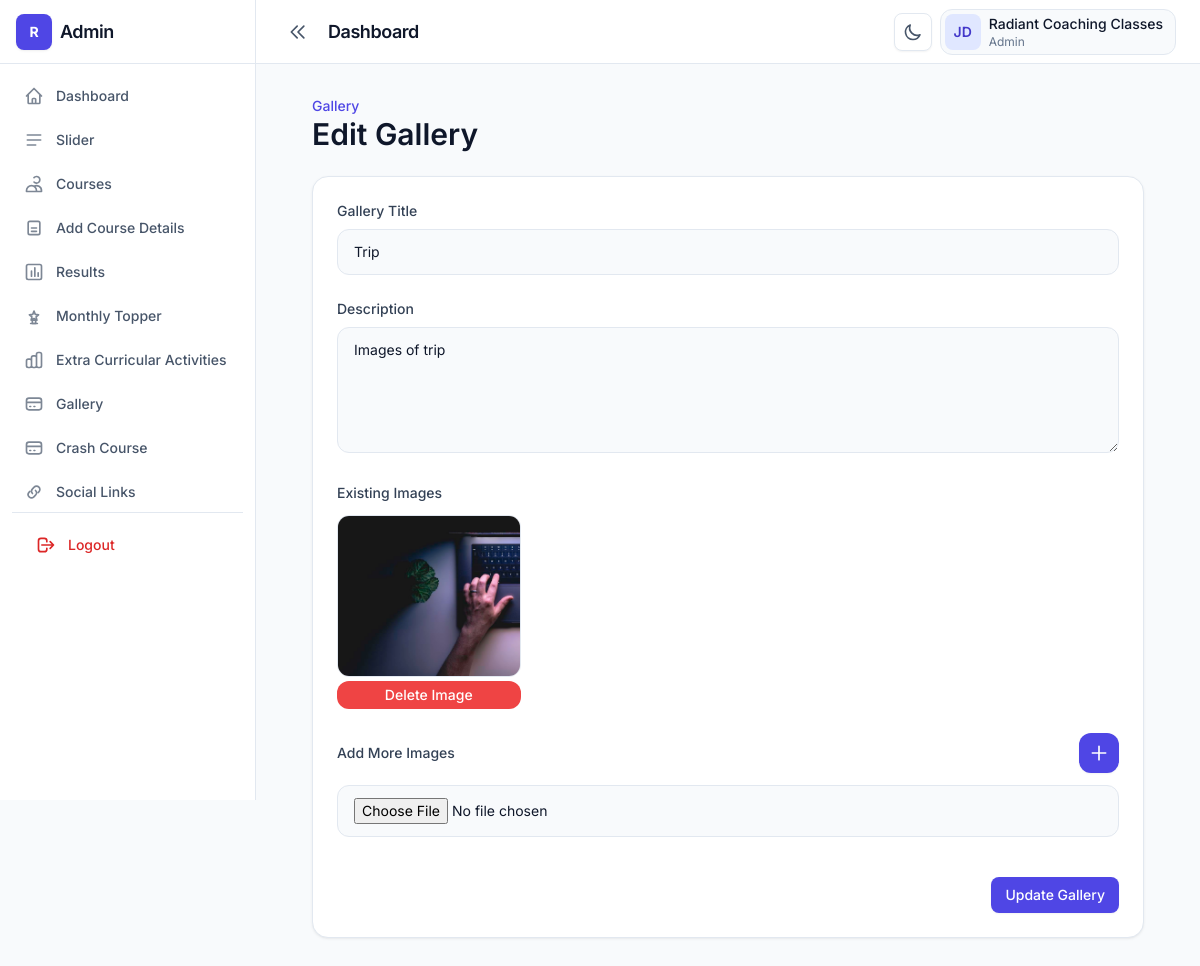
The page /edit-gallery.php?id=1 (signed in) on the database its author committed.
### tables this page shows
CREATE TABLE IF NOT EXISTS `galleries` (
  `id` int NOT NULL AUTO_INCREMENT,
  `title` varchar(255) NOT NULL,
  `description` text,
  `created_at` date DEFAULT NULL,
  `updated_at` date DEFAULT NULL,
  PRIMARY KEY (`id`)
);

CREATE TABLE IF NOT EXISTS `gallery_images` (
  `id` int NOT NULL AUTO_INCREMENT,
  `gallery_id` int NOT NULL,
  `image` varchar(255) NOT NULL,
  PRIMARY KEY (`id`)
);

### src/edit-gallery.php (the view, shortened to what this page needs)
<?php
include('../conn.php');
$id = $_GET['id'];
$stmt = $conn->prepare("
    SELECT *
    FROM galleries
    WHERE id = :id
");
$stmt->execute([
    ':id' => $id
]);
$gallery = $stmt->fetch(PDO::FETCH_ASSOC);
$stmt = $conn->prepare("
    SELECT *
    FROM gallery_images
    WHERE gallery_id = :id
");
$stmt->execute([
    ':id' => $id
]);
$images = $stmt->fetchAll(PDO::FETCH_ASSOC);
?>
<!DOCTYPE html>
<html lang="en" class="h-full">
<head>
    <link rel="stylesheet"
        href="../dist/css/output.css" />
</head>
<body class="h-full bg-slate-50 text-slate-900 dark:bg-slate-950 dark:text-slate-100">
    <div class="flex min-h-full">
        <?php include('sidebar.php'); ?>
        <div class="flex min-h-screen flex-1 flex-col lg:min-h-0">
            <?php include('header.php'); ?>
            <main class="flex-1 overflow-auto p-4 lg:p-8">
                <div class="container max-w-4xl">
                    <div class="mb-6">
                        <p class="text-sm font-medium text-brand-600 dark:text-brand-400">
                            Gallery
                        </p>
                        <h2 class="text-display-sm text-slate-900 dark:text-white">
                            Edit Gallery
                        </h2>
                    </div>
                    <form
                        method="POST"
                        enctype="multipart/form-data">
                        <div class="rounded-2xl border border-slate-200 bg-white shadow-card dark:border-slate-800 dark:bg-slate-900">
                            <div class="space-y-6 p-6">
                                <div>
                                    <label class="mb-2 block text-sm font-medium text-slate-700 dark:text-slate-300">
                                        Gallery Title
                                    </label>
                                    <input
                                        type="text"
                                        name="title"
                                        required
                                        value="<?php echo $gallery['title']; ?>"
                                        class="w-full rounded-xl border border-slate-200 bg-slate-50 px-4 py-3 text-sm outline-none ring-brand-500/30 focus:border-brand-300 focus:bg-white focus:ring-4 dark:border-slate-700 dark:bg-slate-950 dark:focus:bg-slate-950" />
                                </div>
                                <div>
                                    <label class="mb-2 block text-sm font-medium text-slate-700 dark:text-slate-300">
                                        Description
                                    </label>
                                    <textarea
                                        name="description"
                                        rows="5"
                                        required
                                        class="w-full rounded-xl border border-slate-200 bg-slate-50 px-4 py-3 text-sm outline-none ring-brand-500/30 focus:border-brand-300 focus:bg-white focus:ring-4 dark:border-slate-700 dark:bg-slate-950 dark:focus:bg-slate-950"><?php echo $gallery['description']; ?></textarea>
                                </div>
                                <div>
                                    <label class="mb-3 block text-sm font-medium text-slate-700 dark:text-slate-300">
                                        Existing Images
                                    </label>
                                    <div class="grid grid-cols-2 gap-4 md:grid-cols-4">
                                        <?php foreach ($images as $image) { ?>
                                            <div class="space-y-2">
                                                <div class="overflow-hidden rounded-xl border border-slate-200 dark:border-slate-700">
                                                    <img
                                                        src="uploads/gallery/<?php echo $image['image']; ?>"
                                                        class="h-40 w-full object-cover" />
                                                </div>
                                                <a
                                                    href="delete-image.php?id=<?php echo $image['id']; ?>&table=gallery_images&folder=uploads/gallery&redirect=edit-gallery.php&foreign_key=gallery_id"
                                                    onclick="return confirm('Delete this image?')"
                                                    class="flex w-full mt-1 items-center justify-center rounded-xl bg-red-500 px-2 py-1 text-sm font-medium text-white transition hover:bg-red-600">
                                                    Delete Image
                                                </a>
                                            </div>
                                        <?php } ?>
                                </div>
                            </div>
                            <div>
                                <div class="mb-3 flex items-center justify-between">
                                    <label class="text-sm font-medium text-slate-700 dark:text-slate-300">
                                        Add More Images
                                    </label>
                                    <button
                                        type="button"
                                        onclick="addImageField()"
                                        class="flex h-10 w-10 items-center justify-center rounded-xl bg-brand-600 text-white shadow-sm transition hover:bg-brand-700">
                                        <svg class="h-5 w-5"
                                            fill="none"
                                            stroke="currentColor"
                                            viewBox="0 0 24 24">
                                            <path
                                                stroke-linecap="round"
                                                stroke-linejoin="round"
                                                stroke-width="2"
                                                d="M12 4v16m8-8H4" />
                                        </svg>
                                    </button>
                                </div>
                                <div id="image-fields"
                                    class="space-y-3">
                                    <input
                                        type="file"
                                        name="images[]"
                                        class="block w-full rounded-xl border border-slate-200 bg-slate-50 px-4 py-3 text-sm dark:border-slate-700 dark:bg-slate-950" />
                                </div>
                            </div>
                            <div class="flex justify-end gap-3 pt-4">
                                <button
                                    type="submit"
                                    name="update_gallery"
                                    class="btn btn-primary">
                                    Update Gallery
                                </button>
                            </div>
                        </div>
                </div>
                </form>
        </div>
        </main>
    </div>
    </div>
</body>
</html>

### rows shown on the page
galleries: title "Trip", description "Images of trip"
gallery_images: image (picture)
